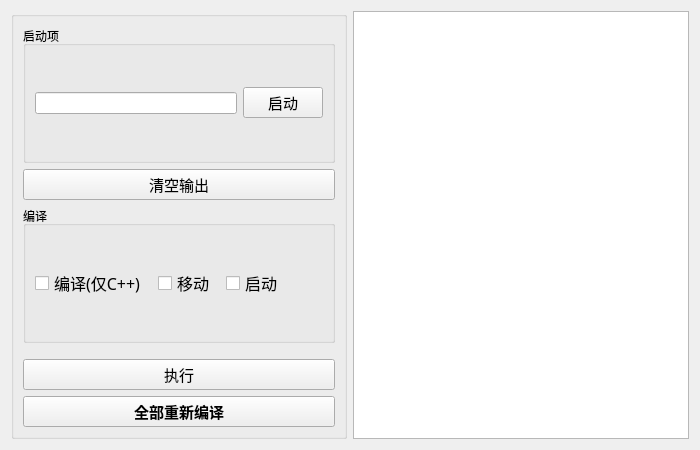
<?xml version="1.0" encoding="UTF-8"?>
<ui version="4.0">
 <class>P3DS_Launcher</class>
 <widget class="QWidget" name="P3DS_Launcher">
  <property name="geometry">
   <rect>
    <x>0</x>
    <y>0</y>
    <width>700</width>
    <height>450</height>
   </rect>
  </property>
  <property name="windowTitle">
   <string>P3DS_Launcher</string>
  </property>
  <layout class="QHBoxLayout" name="horizontalLayout_4">
   <item>
    <layout class="QHBoxLayout" name="horizontalLayout_2">
     <item>
      <widget class="QGroupBox" name="GB_Compile">
       <property name="title">
        <string/>
       </property>
       <layout class="QVBoxLayout" name="verticalLayout">
        <item>
         <widget class="QGroupBox" name="GB_Launch">
          <property name="title">
           <string>启动项</string>
          </property>
          <layout class="QHBoxLayout" name="horizontalLayout_3">
           <item>
            <widget class="EditableComboBox" name="ECB_Choice"/>
           </item>
           <item>
            <widget class="PrimaryPushButton" name="PB_Launch">
             <property name="font">
              <font>
               <family>微软雅黑</family>
               <pointsize>11</pointsize>
               <weight>50</weight>
               <bold>false</bold>
              </font>
             </property>
             <property name="text">
              <string>启动</string>
             </property>
            </widget>
           </item>
          </layout>
         </widget>
        </item>
        <item>
         <widget class="PushButton" name="PB_Clear_Output">
          <property name="font">
           <font>
            <family>微软雅黑</family>
            <pointsize>11</pointsize>
            <weight>50</weight>
            <bold>false</bold>
           </font>
          </property>
          <property name="text">
           <string>清空输出</string>
          </property>
         </widget>
        </item>
        <item>
         <widget class="QGroupBox" name="GB_Check">
          <property name="title">
           <string>编译</string>
          </property>
          <layout class="QHBoxLayout" name="horizontalLayout">
           <item>
            <widget class="QCheckBox" name="CB_Compile_OC">
             <property name="font">
              <font>
               <family>微软雅黑</family>
               <pointsize>12</pointsize>
               <weight>50</weight>
               <italic>false</italic>
               <bold>false</bold>
               <kerning>true</kerning>
              </font>
             </property>
             <property name="text">
              <string>编译(仅C++)</string>
             </property>
            </widget>
           </item>
           <item>
            <spacer name="horizontalSpacer">
             <property name="orientation">
              <enum>Qt::Horizontal</enum>
             </property>
             <property name="sizeType">
              <enum>QSizePolicy::Expanding</enum>
             </property>
             <property name="sizeHint" stdset="0">
              <size>
               <width>5</width>
               <height>20</height>
              </size>
             </property>
            </spacer>
           </item>
           <item>
            <widget class="QCheckBox" name="CB_Move">
             <property name="font">
              <font>
               <family>微软雅黑</family>
               <pointsize>12</pointsize>
              </font>
             </property>
             <property name="text">
              <string>移动</string>
             </property>
            </widget>
           </item>
           <item>
            <spacer name="horizontalSpacer_2">
             <property name="orientation">
              <enum>Qt::Horizontal</enum>
             </property>
             <property name="sizeType">
              <enum>QSizePolicy::Expanding</enum>
             </property>
             <property name="sizeHint" stdset="0">
              <size>
               <width>5</width>
               <height>20</height>
              </size>
             </property>
            </spacer>
           </item>
           <item>
            <widget class="QCheckBox" name="CB_Launch">
             <property name="font">
              <font>
               <family>微软雅黑</family>
               <pointsize>12</pointsize>
               <weight>50</weight>
               <italic>false</italic>
               <bold>false</bold>
              </font>
             </property>
             <property name="text">
              <string>启动</string>
             </property>
            </widget>
           </item>
           <item>
            <spacer name="horizontalSpacer_3">
             <property name="orientation">
              <enum>Qt::Horizontal</enum>
             </property>
             <property name="sizeHint" stdset="0">
              <size>
               <width>40</width>
               <height>20</height>
              </size>
             </property>
            </spacer>
           </item>
          </layout>
         </widget>
        </item>
        <item>
         <spacer name="verticalSpacer">
          <property name="orientation">
           <enum>Qt::Vertical</enum>
          </property>
          <property name="sizeType">
           <enum>QSizePolicy::Fixed</enum>
          </property>
          <property name="sizeHint" stdset="0">
           <size>
            <width>20</width>
            <height>10</height>
           </size>
          </property>
         </spacer>
        </item>
        <item>
         <widget class="PrimaryPushButton" name="PB_Process">
          <property name="font">
           <font>
            <family>微软雅黑</family>
            <pointsize>11</pointsize>
            <weight>50</weight>
            <bold>false</bold>
           </font>
          </property>
          <property name="text">
           <string>执行</string>
          </property>
         </widget>
        </item>
        <item>
         <widget class="PushButton" name="PB_Compile_All">
          <property name="font">
           <font>
            <family>微软雅黑</family>
            <pointsize>11</pointsize>
            <weight>75</weight>
            <bold>true</bold>
           </font>
          </property>
          <property name="autoFillBackground">
           <bool>false</bool>
          </property>
          <property name="text">
           <string>全部重新编译</string>
          </property>
         </widget>
        </item>
       </layout>
      </widget>
     </item>
     <item>
      <widget class="TextEdit" name="Output"/>
     </item>
    </layout>
   </item>
  </layout>
 </widget>
 <customwidgets>
  <customwidget>
   <class>EditableComboBox</class>
   <extends>LineEdit</extends>
   <header>qfluentwidgets</header>
  </customwidget>
  <customwidget>
   <class>PushButton</class>
   <extends>QPushButton</extends>
   <header>qfluentwidgets</header>
  </customwidget>
  <customwidget>
   <class>PrimaryPushButton</class>
   <extends>PushButton</extends>
   <header>qfluentwidgets</header>
  </customwidget>
  <customwidget>
   <class>LineEdit</class>
   <extends>QLineEdit</extends>
   <header>qfluentwidgets</header>
  </customwidget>
  <customwidget>
   <class>TextEdit</class>
   <extends>QTextEdit</extends>
   <header>qfluentwidgets</header>
  </customwidget>
 </customwidgets>
 <resources/>
 <connections>
  <connection>
   <sender>PB_Clear_Output</sender>
   <signal>clicked()</signal>
   <receiver>Output</receiver>
   <slot>clear()</slot>
   <hints>
    <hint type="sourcelabel">
     <x>183</x>
     <y>163</y>
    </hint>
    <hint type="destinationlabel">
     <x>536</x>
     <y>210</y>
    </hint>
   </hints>
  </connection>
 </connections>
</ui>
